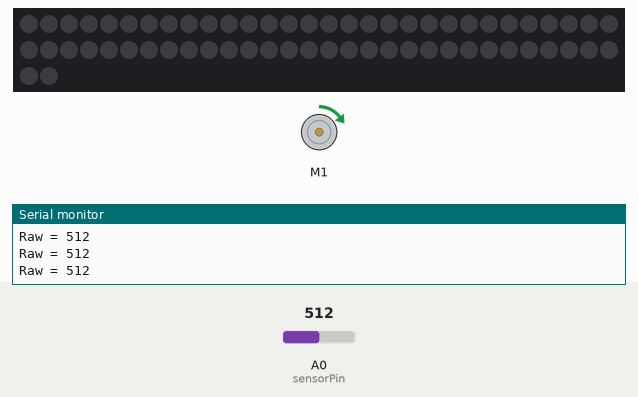
Recording of a sketch running on a simulated Arduino Uno, built with avr-gcc and run on an emulated ATmega328P. Shown: DC motor (green arrow = forward, orange = backward, longer = faster), 62 RGB LEDs in strip order, left to right, continuing on the next row, the last lines printed to the serial monitor. The test bench sets the inputs (shaded band); at power-on: A0 (sensorPin) = 512. Dim RGB values are drawn brighter than linear.

Above: at 1.2 s.
1.3 s: A0 (sensorPin) set to 716
At 1.9 s:
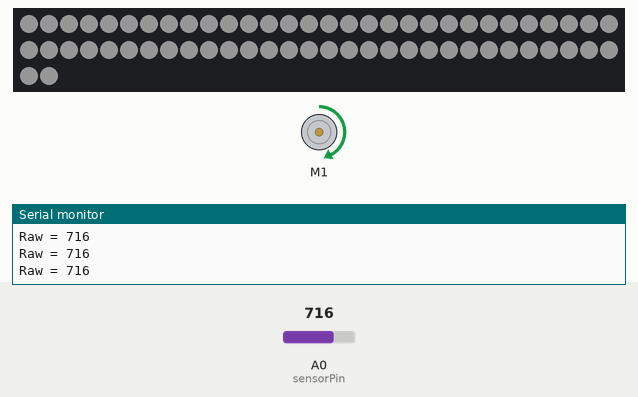
2.8 s: A0 (sensorPin) set to 900
At 3.6 s:
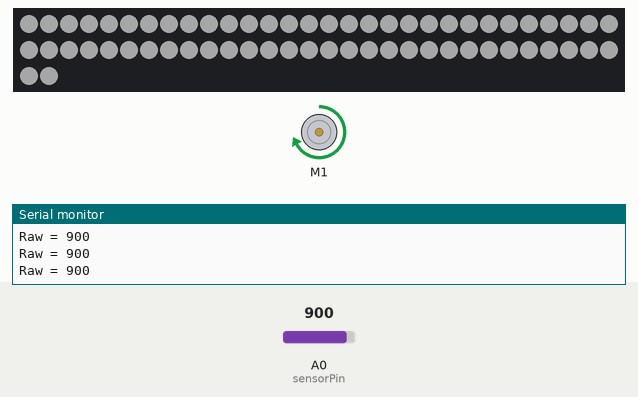
4.3 s: A0 (sensorPin) set to 306
At 5.5 s:
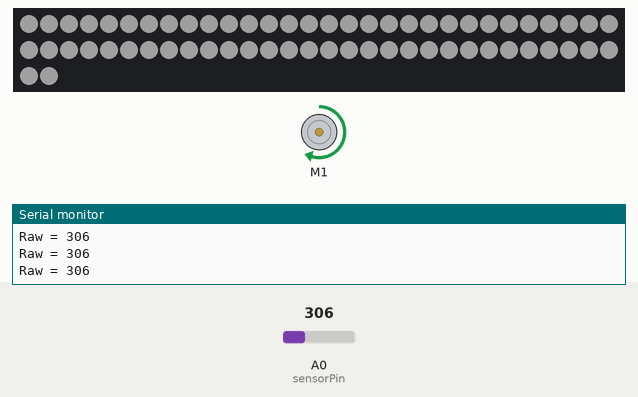
5.8 s: A0 (sensorPin) set to 122
At 6.5 s:
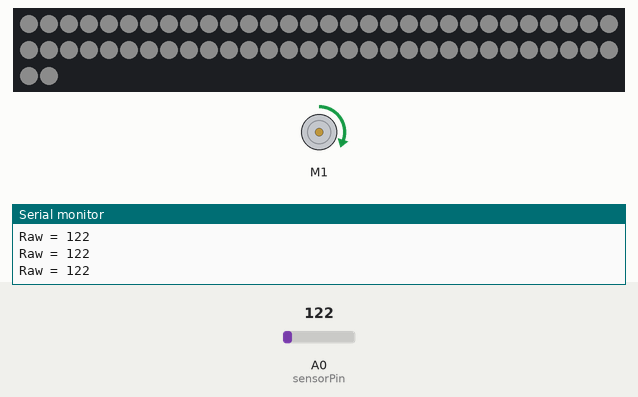
7.3 s: A0 (sensorPin) set to 1023
At 8.2 s:
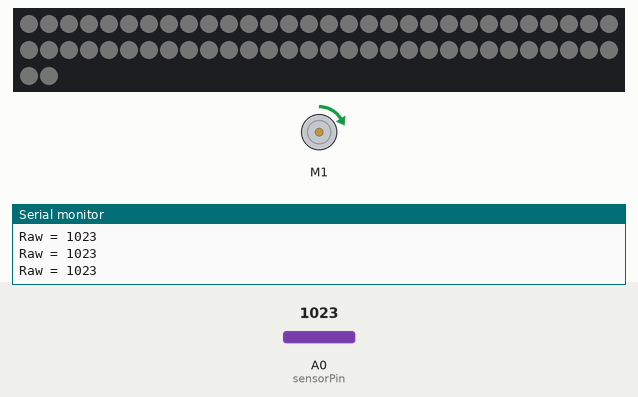
Timing chart, 0 to 9.8 s (numbered marks = the images above; inputs shaded):
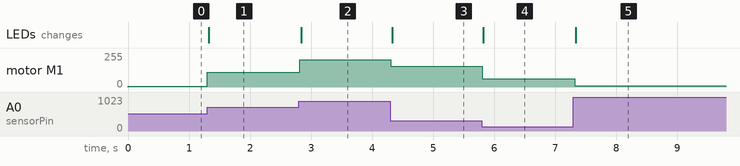

Measured:
- after the input at 1.3 s, motor M1: forward 5/255 → forward 109/255 at once; the LEDs: change at once (image 1)
- after the input at 2.8 s, motor M1: forward 109/255 → forward 203/255 at once; the LEDs: change at once (image 2)
- after the input at 4.3 s, motor M1: forward 203/255 → forward 156/255 at once; the LEDs: change at once (image 3)
- after the input at 5.8 s, motor M1: forward 156/255 → forward 62/255 at once; the LEDs: change at once (image 4)
- after the input at 7.3 s, motor M1: forward 62/255 → forward 9/255 at once; the LEDs: change at once (image 5)

The sketch:

NUI_012_DC_control_neopixel.ino
```cpp
#include <Wire.h>
#include <Adafruit_MotorShield.h>

#include <Adafruit_NeoPixel.h>
#ifdef __AVR__
#include <avr/power.h>
#endif

#define PIN 6

#define NUM_LEDS 62

#define BRIGHTNESS 50

Adafruit_NeoPixel strip = Adafruit_NeoPixel(NUM_LEDS, PIN, NEO_GRBW + NEO_KHZ800);
#include "utility/Adafruit_MS_PWMServoDriver.h"

int x = 0;
int mapX = 0;

int sensorPin = A0;
float rawRange = 1024; // 3.3v
float logRange = 5.0; // 3.3v = 10^5 lux


// Create the motor shield object with the default I2C address
Adafruit_MotorShield AFMS = Adafruit_MotorShield();
// Or, create it with a different I2C address (say for stacking)
// Adafruit_MotorShield AFMS = Adafruit_MotorShield(0x61);

// Select which 'port' M1, M2, M3 or M4. In this case, M1
Adafruit_DCMotor *myMotor = AFMS.getMotor(1);
// You can also make another motor on port M2
//Adafruit_DCMotor *myOtherMotor = AFMS.getMotor(2);

byte neopix_gamma[] = {
  0,  0,  0,  0,  0,  0,  0,  0,  0,  0,  0,  0,  0,  0,  0,  0,
  0,  0,  0,  0,  0,  0,  0,  0,  0,  0,  0,  0,  1,  1,  1,  1,
  1,  1,  1,  1,  1,  1,  1,  1,  1,  2,  2,  2,  2,  2,  2,  2,
  2,  3,  3,  3,  3,  3,  3,  3,  4,  4,  4,  4,  4,  5,  5,  5,
  5,  6,  6,  6,  6,  7,  7,  7,  7,  8,  8,  8,  9,  9,  9, 10,
  10, 10, 11, 11, 11, 12, 12, 13, 13, 13, 14, 14, 15, 15, 16, 16,
  17, 17, 18, 18, 19, 19, 20, 20, 21, 21, 22, 22, 23, 24, 24, 25,
  25, 26, 27, 27, 28, 29, 29, 30, 31, 32, 32, 33, 34, 35, 35, 36,
  37, 38, 39, 39, 40, 41, 42, 43, 44, 45, 46, 47, 48, 49, 50, 50,
  51, 52, 54, 55, 56, 57, 58, 59, 60, 61, 62, 63, 64, 66, 67, 68,
  69, 70, 72, 73, 74, 75, 77, 78, 79, 81, 82, 83, 85, 86, 87, 89,
  90, 92, 93, 95, 96, 98, 99, 101, 102, 104, 105, 107, 109, 110, 112, 114,
  115, 117, 119, 120, 122, 124, 126, 127, 129, 131, 133, 135, 137, 138, 140, 142,
  144, 146, 148, 150, 152, 154, 156, 158, 160, 162, 164, 167, 169, 171, 173, 175,
  177, 180, 182, 184, 186, 189, 191, 193, 196, 198, 200, 203, 205, 208, 210, 213,
  215, 218, 220, 223, 225, 228, 231, 233, 236, 239, 241, 244, 247, 249, 252, 255
};

void setup() {
  Serial.begin(9600);           // set up Serial library at 9600 bps
  AFMS.begin();  // create with the default frequency 1.6KHz
  //AFMS.begin(1000);  // OR with a different frequency, say 1KHz

  // Set the speed to start, from 0 (off) to 255 (max speed)
  myMotor->setSpeed(150);
  myMotor->run(FORWARD);
  // turn on motor
  myMotor->run(RELEASE);

  pinMode(x, INPUT);
  analogReference(EXTERNAL); //

  // This is for Trinket 5V 16MHz, you can remove these three lines if you are not using a Trinket
#if defined (__AVR_ATtiny85__)
  if (F_CPU == 16000000) clock_prescale_set(clock_div_1);
#endif
  // End of trinket special code
  strip.setBrightness(BRIGHTNESS);
  strip.begin();
  strip.show(); // Initialize all pixels to 'off'
}

void loop() {

  uint8_t i;
  // Accelerometer
  //  x = analogRead(A0);
  //  mapX = map(x, 270, 400, 0, 255);
  //  Serial.println(mapX);

  //LogScale Light
  // read the raw value from the sensor:
  int rawValue = analogRead(sensorPin);

  Serial.print("Raw = ");
  Serial.println(rawValue);

  mapX = map(rawValue, 0, 500, 0, 255);

  myMotor->run(FORWARD);
  myMotor->setSpeed(mapX);
  delay(10);

  if (mapX < 0) {
    myMotor->run(RELEASE);
  }

  for (uint16_t i = 0; i < strip.numPixels(); i++) {
    strip.setPixelColor(i, strip.Color(0, 0, 0, mapX ) );
  }
  delay(10);
  strip.show();
}


float RawToLux(int raw)
{
  float logLux = raw * logRange / rawRange;
  return pow(10, logLux);
}
```
